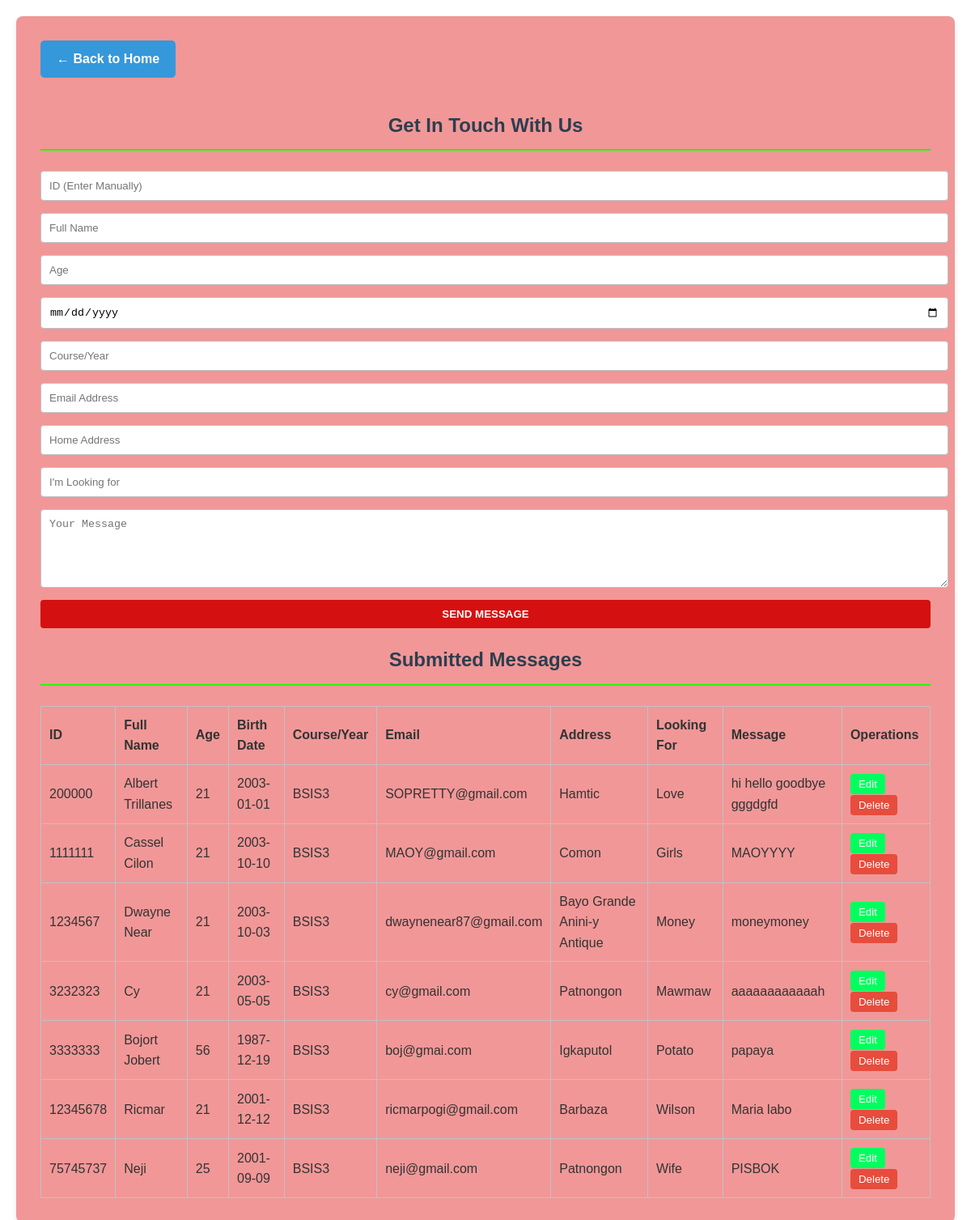
The page / on the database its author committed.
### tables this page shows
CREATE TABLE `contacts` (
  `id` int(11) NOT NULL,
  `full_name` varchar(255) DEFAULT NULL,
  `age` int(11) DEFAULT NULL,
  `birth_date` date DEFAULT NULL,
  `course_year` varchar(100) DEFAULT NULL,
  `email` varchar(255) DEFAULT NULL,
  `address` varchar(255) DEFAULT NULL,
  `looking_for` varchar(255) DEFAULT NULL,
  `message` text DEFAULT NULL
);

### index.php (the view, shortened to what this page needs)
<?php
$conn = new mysqli("localhost", "root", "", "contact_db");
$result = $conn->query("SELECT * FROM contacts");
?>
<!DOCTYPE html>
<html lang="en">
<head>
</head>
<body>
    <div class="container">
        <a href="http://localhost/Smart_Vision/near.php#home" class="back-btn">← Back to Home</a>
        <h2>Get In Touch With Us</h2>
        <form id="contactForm" method="POST" action="save_contact.php">
            <input type="number" name="id" id="id" placeholder="ID (Enter Manually)" required>
            <input type="text" name="fullName" id="fullName" placeholder="Full Name" required>
            <input type="number" name="age" id="age" placeholder="Age" required>
            <input type="date" name="birthDate" id="birthDate" required>
            <input type="text" name="courseYear" id="courseYear" placeholder="Course/Year" required>
            <input type="email" name="email" id="email" placeholder="Email Address" required>
            <input type="text" name="address" id="address" placeholder="Home Address" required>
            <input type="text" name="lookingFor" id="lookingFor" placeholder="I'm Looking for" required>
            <textarea name="message" id="message" rows="5" placeholder="Your Message" required></textarea>
            <input type="submit" value="Send Message">
        </form>
        <h2>Submitted Messages</h2>
        <table id="dataTable">
            <tr>
                <th>ID</th>
                <th>Full Name</th>
                <th>Age</th>
                <th>Birth Date</th>
                <th>Course/Year</th>
                <th>Email</th>
                <th>Address</th>
                <th>Looking For</th>
                <th>Message</th>
                <th>Operations</th>
            </tr>
            <?php while ($row = $result->fetch_assoc()): ?>
                <tr>
                    <td><?= $row['id'] ?></td>
                    <td><?= $row['full_name'] ?></td>
                    <td><?= $row['age'] ?></td>
                    <td><?= $row['birth_date'] ?></td>
                    <td><?= $row['course_year'] ?></td>
                    <td><?= $row['email'] ?></td>
                    <td><?= $row['address'] ?></td>
                    <td><?= $row['looking_for'] ?></td>
                    <td><?= $row['message'] ?></td>
                    <td>
                        <button class="edit-btn" onclick="editRow(<?= $row['id'] ?>, '<?= $row['full_name'] ?>', <?= $row['age'] ?>, '<?= $row['birth_date'] ?>', '<?= $row['course_year'] ?>', '<?= $row['email'] ?>', '<?= $row['address'] ?>', '<?= $row['looking_for'] ?>', '<?= $row['message'] ?>')">Edit</button>
                        <button class="delete-btn" onclick="deleteRow(<?= $row['id'] ?>)">Delete</button>
                    </td>
                </tr>
            <?php endwhile; ?>
        </table>
    </div>
</body>
</html>

### index.php (style rules this page uses)
body { font-family: 'Arial', sans-serif; margin: 0; padding: 20px; color: #333; line-height: 1.6; }
.container { max-width: 1100px; margin: 0 auto; background-color: rgba(235, 105, 105, 0.69); padding: 30px; border-radius: 8px; box-shadow: 0 4px 6px rgba(0, 0, 0, 0.1); position: relative; z-index: 1; }
.back-btn { display: inline-block; margin-bottom: 20px; padding: 10px 20px; background-color: #3498db; color: white; text-decoration: none; border-radius: 5px; font-weight: bold; }
h2 { color: #2c3e50; text-align: center; border-bottom: 2px solid rgb(34, 253, 1); padding-bottom: 10px; margin-bottom: 25px; }
form { display: grid; gap: 15px; }
input, textarea { width: 100%; padding: 10px; border: 1px solid #bdc3c7; border-radius: 4px; }
input[type="submit"] { background-color: rgb(213, 16, 16); color: white; border: none; cursor: pointer; font-weight: bold; text-transform: uppercase; }
table { width: 100%; border-collapse: collapse; margin-top: 20px; }
th, td { border: 1px solid #bdc3c7; padding: 10px; text-align: left; }
.edit-btn, .delete-btn { padding: 5px 10px; cursor: pointer; border: none; border-radius: 4px; }
.edit-btn { background-color: rgb(0, 255, 94); color: white; }
.delete-btn { background-color: #e74c3c; color: white; }

### rows shown on the page
contacts: id "200000", full_name "Albert Trillanes", age "21", birth_date "2003-01-01", course_year "BSIS3", email "SOPRETTY@gmail.com", address "Hamtic", looking_for "Love", message "hi hello goodbye gggdgfd"
contacts: id "1111111", full_name "Cassel Cilon", age "21", birth_date "2003-10-10", course_year "BSIS3", email "MAOY@gmail.com", address "Comon", looking_for "Girls", message "MAOYYYY"
contacts: id "1234567", full_name "Dwayne Near", age "21", birth_date "2003-10-03", course_year "BSIS3", email "dwaynenear87@gmail.com", address "Bayo Grande Anini-y Antique", looking_for "Money", message "moneymoney"
contacts: id "3232323", full_name "Cy", age "21", birth_date "2003-05-05", course_year "BSIS3", email "cy@gmail.com", address "Patnongon", looking_for "Mawmaw", message "aaaaaaaaaaaah"
contacts: id "3333333", full_name "Bojort Jobert", age "56", birth_date "1987-12-19", course_year "BSIS3", email "boj@gmai.com", address "Igkaputol", looking_for "Potato", message "papaya"
contacts: id "12345678", full_name "Ricmar", age "21", birth_date "2001-12-12", course_year "BSIS3", email "ricmarpogi@gmail.com", address "Barbaza", looking_for "Wilson", message "Maria labo"
contacts: id "75745737", full_name "Neji", age "25", birth_date "2001-09-09", course_year "BSIS3", email "neji@gmail.com", address "Patnongon", looking_for "Wife", message "PISBOK"
